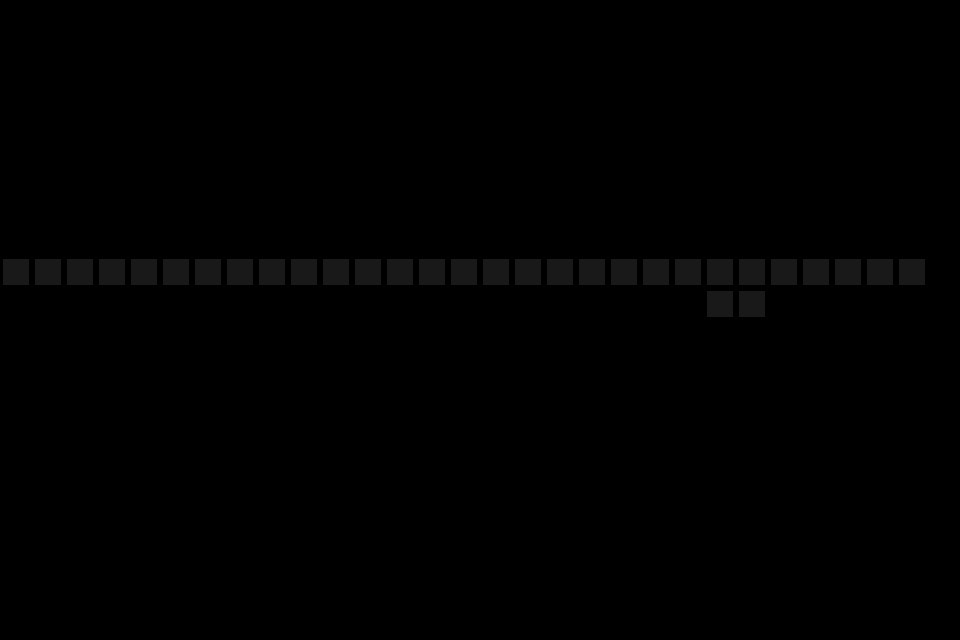

Below is a game level as drawn by its tile map, then a one-line description and the .tmx that defines it (tile-layer data replaced by summaries):
An orthogonal 30x20 tile map with 32x32 px tiles, 1 tile layer (wall) and 22 objects.

<map version="1.0" orientation="orthogonal" renderorder="right-down" width="30" height="20" tilewidth="32" tileheight="32">
 <tileset firstgid="1" name="float" tilewidth="32" tileheight="32">
  <image source="Textuer/float.png" width="32" height="32" />
 </tileset>
 <layer name="wall" width="30" height="20" opacity="0.1">
  <data>[600 cells, 31 non-empty, 1 distinct tile ids]</data>
 </layer>
 <objectgroup name="rolling">
  <object x="576" y="425">
   <ellipse />
  </object>
  <object x="576" y="183">
   <ellipse />
  </object>
  <object x="100" y="183">
   <ellipse />
  </object>
  <object x="100" y="425">
   <ellipse />
  </object>
 </objectgroup>
 <objectgroup name="collision">
  <object x="512" y="288" width="31.5" height="31.625" />
  <object x="544" y="288" width="31.75" height="31.625" />
  <object x="576" y="288" width="31.875" height="31.625" />
  <object x="608" y="288" width="32.5" height="31.75" />
  <object x="640" y="288" width="31.75" height="31.75" />
  <object x="672" y="288" width="31.875" height="31.75" />
  <object x="704" y="288" width="32.375" height="31.875" />
  <object x="736" y="288" width="31.75" height="31.875" />
  <object x="768" y="288" width="31.5" height="32" />
  <object x="800" y="288" width="32.125" height="32" />
  <object x="832" y="288" width="32.125" height="32" />
  <object x="64" y="288" width="31.75" height="31.75" />
  <object x="96" y="288" width="31.875" height="31.75" />
  <object x="128" y="288" width="32.375" height="31.875" />
  <object x="0" y="288" width="31.875" height="31.625" />
  <object x="32" y="288" width="32.5" height="31.75" />
 </objectgroup>
 <objectgroup name="sensor">
  <object x="320" y="288">
   <ellipse />
  </object>
 </objectgroup>
 <objectgroup name="exit">
  <object x="800" y="512">
   <ellipse />
  </object>
 </objectgroup>
</map>
